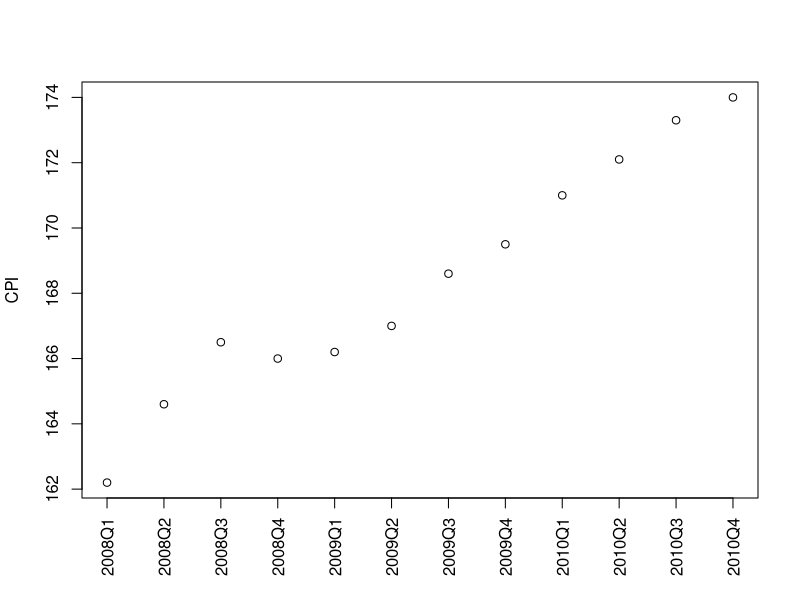
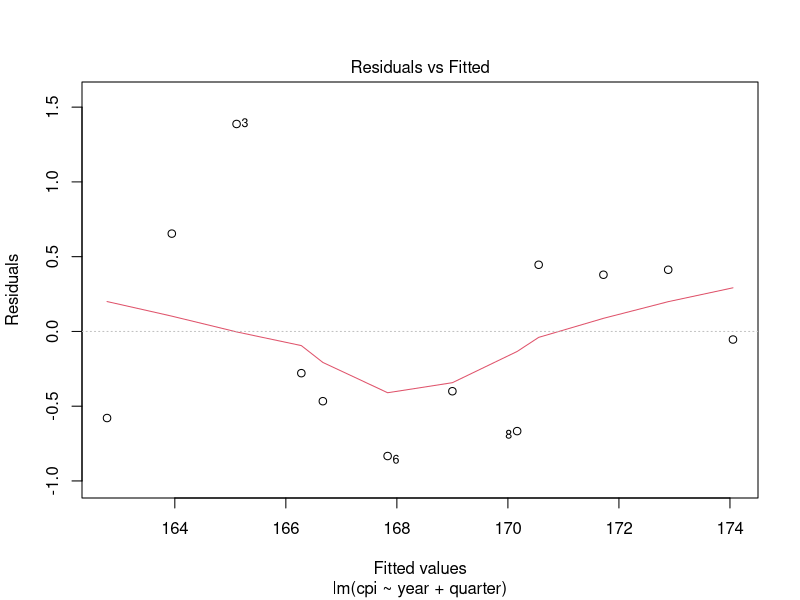
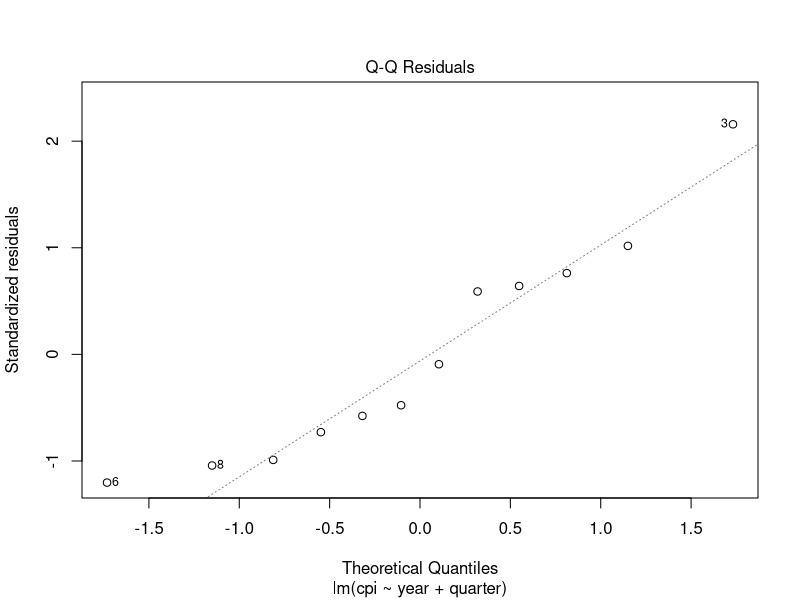
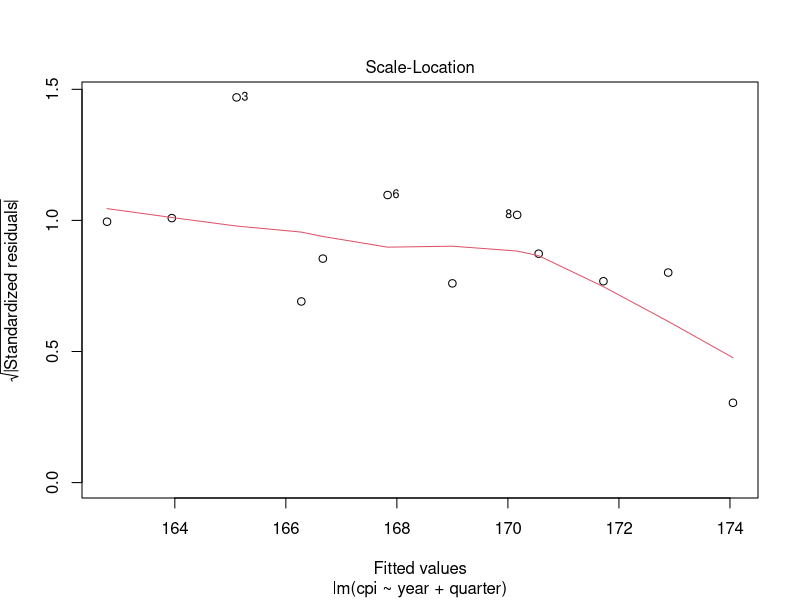
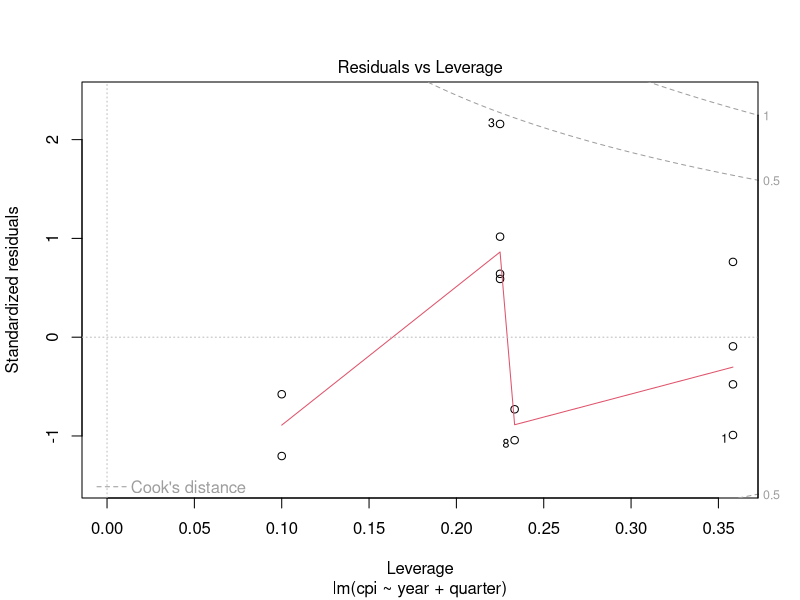
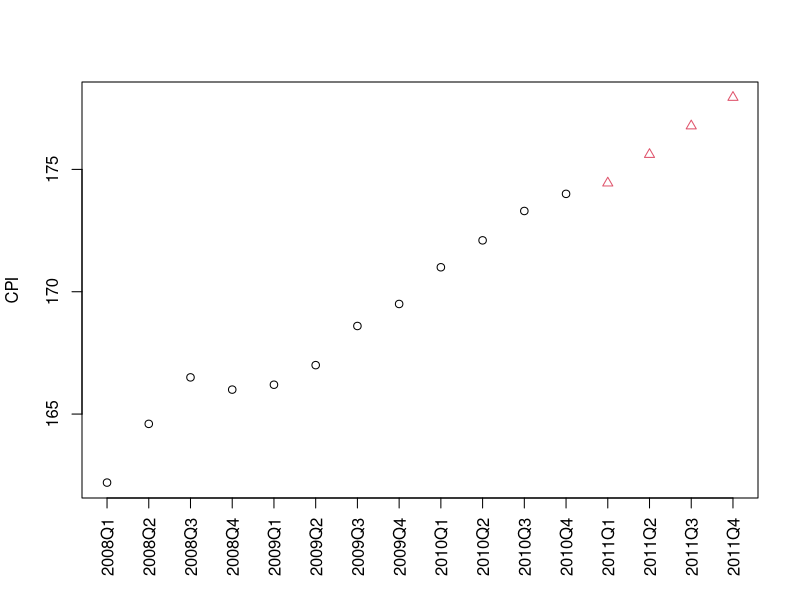

These charts were generated, in order, by the following R code:
## ---- chunk 1
cpi<-c(162.2,164.6,166.5,166.0,166.2,167.0,168.6,169.5,171.0,172.1,173.3,174.0)
year<-rep(2008:2010,each=4)
quarter<-rep(1:4,3)
## ---- chunk 2
plot(cpi,xaxt="n",ylab="CPI",xlab="")
axis(1,paste(year,quarter,sep="Q"),at=1:12,las=3)
## ---- chunk 3
cor(year,cpi)
cor(quarter,cpi)
## ---- chunk 4
fit<-lm(cpi~year+quarter)
fit
## ---- chunk 5
fitcoeff<-fit$coefficients
cpi2011<-fitcoeff[[1]]+fitcoeff[[2]]*2011+fitcoeff[[3]]*(1:4)
cpi2011
## ---- chunk 6
attributes(fit)
## ---- chunk 7
residuals(fit)
## ---- chunk 8
summary(fit)
## ---- chunk 9
plot(fit)
## ---- chunk 10
data2011<-data.frame(year=2011,quarter=1:4)
cpi2011<-predict(fit,newdata=data2011)
style<-c(rep(1,12),rep(2,4))
## ---- chunk 11
plot(c(cpi,cpi2011),xaxt="n",ylab="CPI",xlab="",pch=style,col=style)
axis(1,at=1:16,las=3,labels=c(paste(year,quarter,sep="Q"),"2011Q1","2011Q2","2011Q3","2011Q4"))
